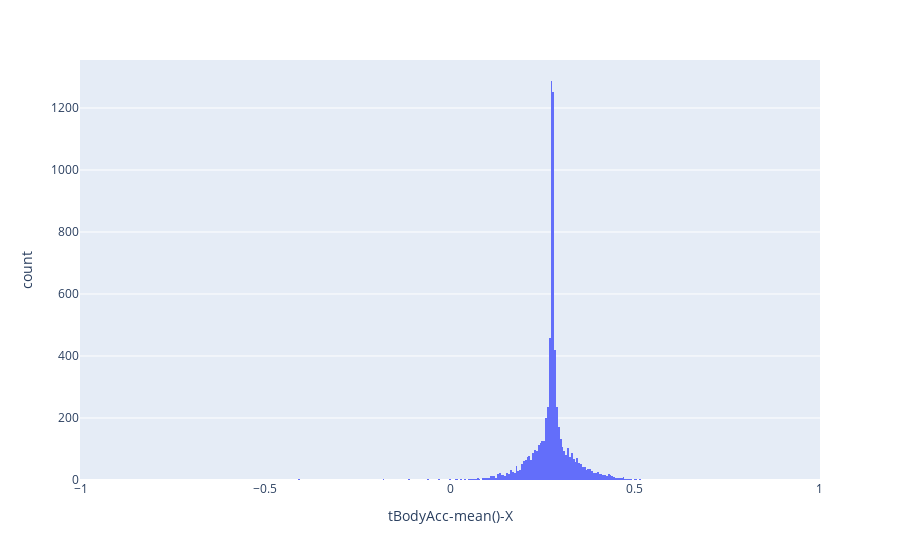
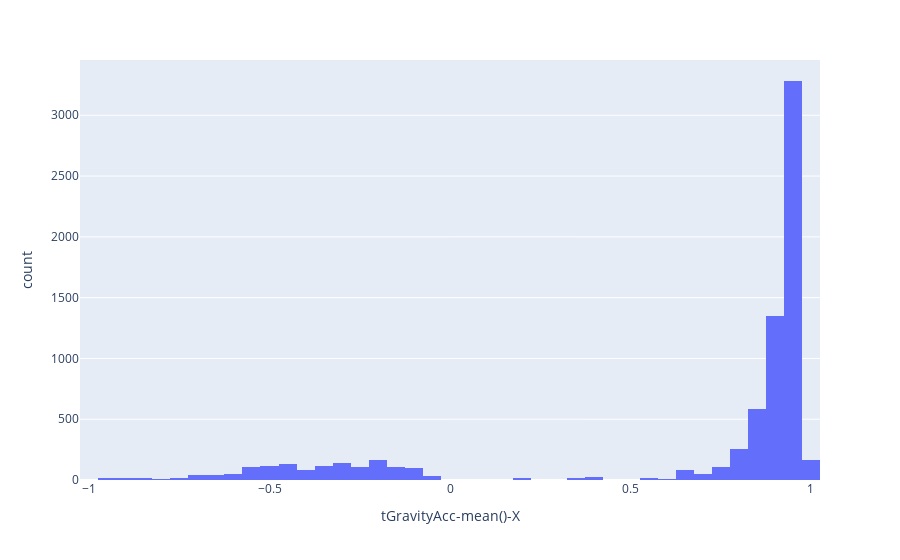
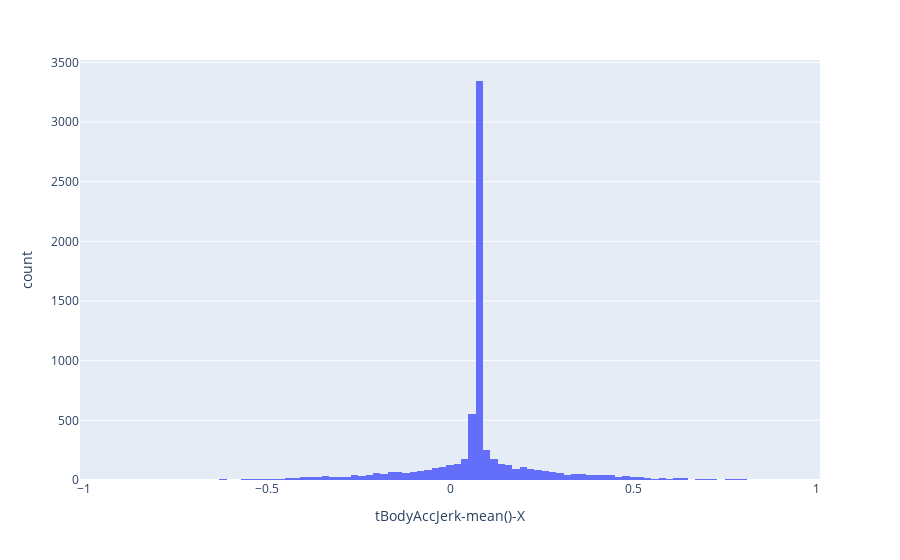
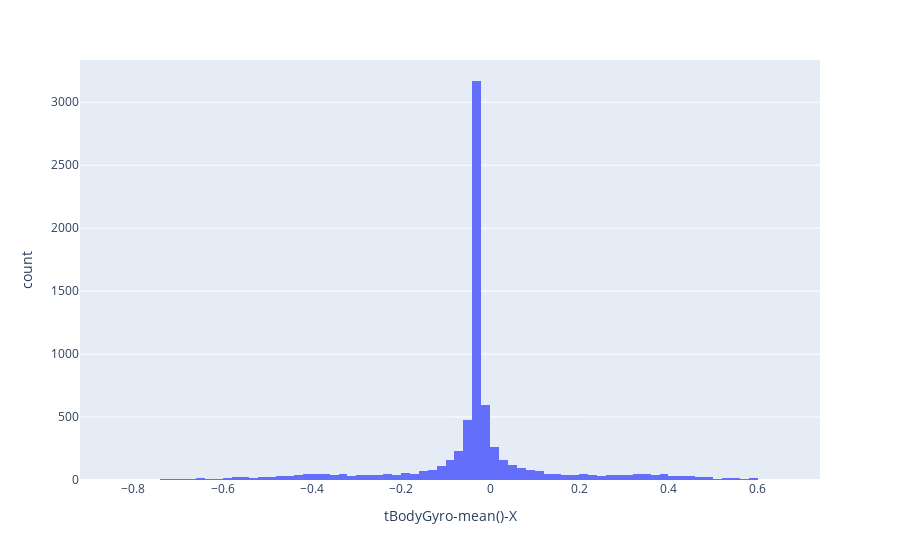

The notebook cell these images were saved under, in order:
### Code cell
for column in features_meanx.drop('target', axis=1).columns:
    fig = px.histogram(features_meanx, x=column)
    fig.show()

### Figure 1 — Plotly figure (JSON) as saved in the notebook; plotly's stock layout.template omitted (floating-point values rounded to 4 significant figures; data arrays with more than 128 entries replaced by an {"elided": "..."} marker saying what was removed)
{"data": [{"alignmentgroup": "True", "bingroup": "x", "hovertemplate": "tBodyAcc-mean()-X=%{x}<br>count=%{y}<extra></extra>", "legendgroup": "", "marker": {"color": "#636efa", "pattern": {"shape": ""}}, "name": "", "offsetgroup": "", "orientation": "v", "showlegend": false, "type": "histogram", "x": {"elided": "7352 float values"}, "xaxis": "x", "yaxis": "y"}], "layout": {"barmode": "relative", "legend": {"tracegroupgap": 0}, "margin": {"t": 60}, "xaxis": {"anchor": "y", "domain": [0, 1], "title": {"text": "tBodyAcc-mean()-X"}}, "yaxis": {"anchor": "x", "domain": [0, 1], "title": {"text": "count"}}}}

### Figure 2 — Plotly figure (JSON) as saved in the notebook; plotly's stock layout.template omitted (floating-point values rounded to 4 significant figures; data arrays with more than 128 entries replaced by an {"elided": "..."} marker saying what was removed)
{"data": [{"alignmentgroup": "True", "bingroup": "x", "hovertemplate": "tGravityAcc-mean()-X=%{x}<br>count=%{y}<extra></extra>", "legendgroup": "", "marker": {"color": "#636efa", "pattern": {"shape": ""}}, "name": "", "offsetgroup": "", "orientation": "v", "showlegend": false, "type": "histogram", "x": {"elided": "7352 float values"}, "xaxis": "x", "yaxis": "y"}], "layout": {"barmode": "relative", "legend": {"tracegroupgap": 0}, "margin": {"t": 60}, "xaxis": {"anchor": "y", "domain": [0, 1], "title": {"text": "tGravityAcc-mean()-X"}}, "yaxis": {"anchor": "x", "domain": [0, 1], "title": {"text": "count"}}}}

### Figure 3 — Plotly figure (JSON) as saved in the notebook; plotly's stock layout.template omitted (floating-point values rounded to 4 significant figures; data arrays with more than 128 entries replaced by an {"elided": "..."} marker saying what was removed)
{"data": [{"alignmentgroup": "True", "bingroup": "x", "hovertemplate": "tBodyAccJerk-mean()-X=%{x}<br>count=%{y}<extra></extra>", "legendgroup": "", "marker": {"color": "#636efa", "pattern": {"shape": ""}}, "name": "", "offsetgroup": "", "orientation": "v", "showlegend": false, "type": "histogram", "x": {"elided": "7352 float values"}, "xaxis": "x", "yaxis": "y"}], "layout": {"barmode": "relative", "legend": {"tracegroupgap": 0}, "margin": {"t": 60}, "xaxis": {"anchor": "y", "domain": [0, 1], "title": {"text": "tBodyAccJerk-mean()-X"}}, "yaxis": {"anchor": "x", "domain": [0, 1], "title": {"text": "count"}}}}

### Figure 4 — Plotly figure (JSON) as saved in the notebook; plotly's stock layout.template omitted (floating-point values rounded to 4 significant figures; data arrays with more than 128 entries replaced by an {"elided": "..."} marker saying what was removed)
{"data": [{"alignmentgroup": "True", "bingroup": "x", "hovertemplate": "tBodyGyro-mean()-X=%{x}<br>count=%{y}<extra></extra>", "legendgroup": "", "marker": {"color": "#636efa", "pattern": {"shape": ""}}, "name": "", "offsetgroup": "", "orientation": "v", "showlegend": false, "type": "histogram", "x": {"elided": "7352 float values"}, "xaxis": "x", "yaxis": "y"}], "layout": {"barmode": "relative", "legend": {"tracegroupgap": 0}, "margin": {"t": 60}, "xaxis": {"anchor": "y", "domain": [0, 1], "title": {"text": "tBodyGyro-mean()-X"}}, "yaxis": {"anchor": "x", "domain": [0, 1], "title": {"text": "count"}}}}
